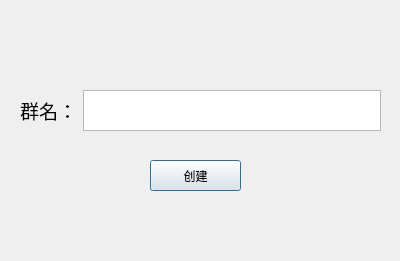
<?xml version="1.0" encoding="UTF-8"?>
<ui version="4.0">
 <class>Dialog</class>
 <widget class="QDialog" name="Dialog">
  <property name="geometry">
   <rect>
    <x>0</x>
    <y>0</y>
    <width>400</width>
    <height>261</height>
   </rect>
  </property>
  <property name="windowTitle">
   <string>Dialog</string>
  </property>
  <widget class="QWidget" name="formLayoutWidget">
   <property name="geometry">
    <rect>
     <x>20</x>
     <y>90</y>
     <width>361</width>
     <height>41</height>
    </rect>
   </property>
   <layout class="QFormLayout" name="formLayout">
    <item row="0" column="0">
     <widget class="QLabel" name="label">
      <property name="font">
       <font>
        <family>Agency FB</family>
        <pointsize>14</pointsize>
       </font>
      </property>
      <property name="text">
       <string>群名：</string>
      </property>
     </widget>
    </item>
    <item row="0" column="1">
     <widget class="QTextEdit" name="textEdit"/>
    </item>
   </layout>
  </widget>
  <widget class="QPushButton" name="pushButton">
   <property name="geometry">
    <rect>
     <x>150</x>
     <y>160</y>
     <width>91</width>
     <height>31</height>
    </rect>
   </property>
   <property name="text">
    <string>创建</string>
   </property>
  </widget>
 </widget>
 <resources/>
 <connections/>
</ui>
